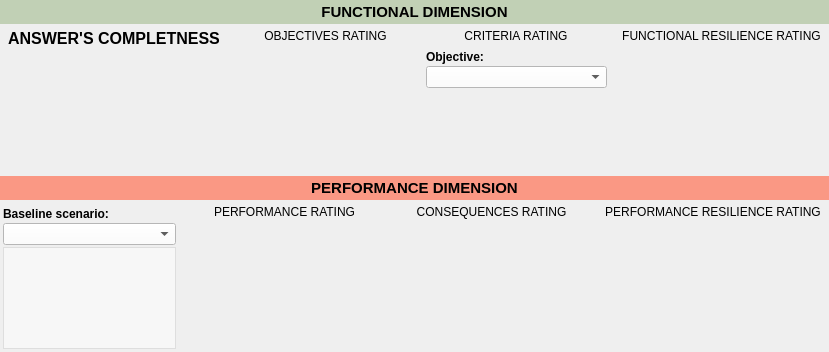
        <widget class="QWidget" name="Page5_Dashboard">
         <layout class="QVBoxLayout" name="verticalLayout_11">
          <property name="spacing">
           <number>5</number>
          </property>
          <property name="leftMargin">
           <number>0</number>
          </property>
          <property name="topMargin">
           <number>0</number>
          </property>
          <property name="rightMargin">
           <number>0</number>
          </property>
          <property name="bottomMargin">
           <number>0</number>
          </property>
          <item>
           <layout class="QVBoxLayout" name="DashboardMain_VLayout" stretch="0,1,0,1">
            <property name="spacing">
             <number>0</number>
            </property>
            <property name="leftMargin">
             <number>0</number>
            </property>
            <item>
             <widget class="QWidget" name="Label1_Functional" native="true">
              <property name="styleSheet">
               <string notr="true">background-color: #FFC1D0B5</string>
              </property>
              <layout class="QVBoxLayout" name="verticalLayout_16">
               <property name="spacing">
                <number>0</number>
               </property>
               <property name="leftMargin">
                <number>0</number>
               </property>
               <property name="topMargin">
                <number>3</number>
               </property>
               <property name="rightMargin">
                <number>0</number>
               </property>
               <property name="bottomMargin">
                <number>3</number>
               </property>
               <item>
                <widget class="QLabel" name="label_9">
                 <property name="text">
                  <string>&lt;html&gt;&lt;head/&gt;&lt;body&gt;&lt;p align=&quot;center&quot;&gt;&lt;span style=&quot; font-size:11pt; font-weight:700;&quot;&gt;FUNCTIONAL DIMENSION&lt;/span&gt;&lt;/p&gt;&lt;/body&gt;&lt;/html&gt;</string>
                 </property>
                 <property name="alignment">
                  <set>Qt::AlignCenter</set>
                 </property>
                </widget>
               </item>
              </layout>
             </widget>
            </item>
            <item>
             <widget class="QWidget" name="VLayout_Functional" native="true">
              <layout class="QHBoxLayout" name="horizontalLayout_2" stretch="1,2,2,2">
               <property name="spacing">
                <number>10</number>
               </property>
               <property name="leftMargin">
                <number>3</number>
               </property>
               <property name="topMargin">
                <number>0</number>
               </property>
               <property name="rightMargin">
                <number>3</number>
               </property>
               <property name="bottomMargin">
                <number>3</number>
               </property>
               <item>
                <layout class="QVBoxLayout" name="verticalLayout_17" stretch="0,1">
                 <property name="spacing">
                  <number>5</number>
                 </property>
                 <property name="sizeConstraint">
                  <enum>QLayout::SetDefaultConstraint</enum>
                 </property>
                 <item>
                  <widget class="QLabel" name="label_8">
                   <property name="sizePolicy">
                    <sizepolicy hsizetype="Expanding" vsizetype="Preferred">
                     <horstretch>0</horstretch>
                     <verstretch>0</verstretch>
                    </sizepolicy>
                   </property>
                   <property name="font">
                    <font>
                     <family>Segoe UI</family>
                     <pointsize>12</pointsize>
                     <italic>false</italic>
                     <bold>true</bold>
                    </font>
                   </property>
                   <property name="styleSheet">
                    <string notr="true">font: 700 12pt &quot;Segoe UI&quot;;
padding: 5px</string>
                   </property>
                   <property name="text">
                    <string>ANSWER'S COMPLETNESS</string>
                   </property>
                   <property name="scaledContents">
                    <bool>true</bool>
                   </property>
                   <property name="alignment">
                    <set>Qt::AlignCenter</set>
                   </property>
                   <property name="wordWrap">
                    <bool>false</bool>
                   </property>
                  </widget>
                 </item>
                 <item>
                  <widget class="QWidget" name="FDC_Widget" native="true">
                   <property name="sizePolicy">
                    <sizepolicy hsizetype="Preferred" vsizetype="Preferred">
                     <horstretch>0</horstretch>
                     <verstretch>0</verstretch>
                    </sizepolicy>
                   </property>
                   <property name="styleSheet">
                    <string notr="true"/>
                   </property>
                  </widget>
                 </item>
                </layout>
               </item>
               <item>
                <layout class="QVBoxLayout" name="verticalLayout_23" stretch="0,1">
                 <property name="spacing">
                  <number>5</number>
                 </property>
                 <item>
                  <widget class="QLabel" name="label_3">
                   <property name="styleSheet">
                    <string notr="true">font: 700 12pt &quot;Segoe UI&quot;;
padding: 5px</string>
                   </property>
                   <property name="text">
                    <string>OBJECTIVES RATING</string>
                   </property>
                   <property name="scaledContents">
                    <bool>false</bool>
                   </property>
                   <property name="alignment">
                    <set>Qt::AlignCenter</set>
                   </property>
                   <property name="wordWrap">
                    <bool>false</bool>
                   </property>
                  </widget>
                 </item>
                 <item>
                  <widget class="QWidget" name="FOR_Widget" native="true">
                   <property name="styleSheet">
                    <string notr="true"/>
                   </property>
                  </widget>
                 </item>
                </layout>
               </item>
               <item>
                <layout class="QVBoxLayout" name="verticalLayout_22" stretch="0,0,0,1">
                 <property name="spacing">
                  <number>2</number>
                 </property>
                 <item alignment="Qt::AlignHCenter">
                  <widget class="QLabel" name="label_10">
                   <property name="styleSheet">
                    <string notr="true">font: 700 12pt &quot;Segoe UI&quot;;
padding: 5px</string>
                   </property>
                   <property name="text">
                    <string>CRITERIA RATING</string>
                   </property>
                   <property name="alignment">
                    <set>Qt::AlignCenter</set>
                   </property>
                   <property name="wordWrap">
                    <bool>false</bool>
                   </property>
                  </widget>
                 </item>
                 <item alignment="Qt::AlignTop">
                  <widget class="QLabel" name="label_4">
                   <property name="sizePolicy">
                    <sizepolicy hsizetype="Minimum" vsizetype="Preferred">
                     <horstretch>0</horstretch>
                     <verstretch>0</verstretch>
                    </sizepolicy>
                   </property>
                   <property name="text">
                    <string>&lt;html&gt;&lt;head/&gt;&lt;body&gt;&lt;p&gt;&lt;span style=&quot; font-weight:700;&quot;&gt;Objective:&lt;/span&gt;&lt;/p&gt;&lt;/body&gt;&lt;/html&gt;</string>
                   </property>
                  </widget>
                 </item>
                 <item alignment="Qt::AlignTop">
                  <widget class="QComboBox" name="FCR_ComboBox">
                   <property name="sizePolicy">
                    <sizepolicy hsizetype="Minimum" vsizetype="Fixed">
                     <horstretch>0</horstretch>
                     <verstretch>0</verstretch>
                    </sizepolicy>
                   </property>
                   <property name="minimumSize">
                    <size>
                     <width>0</width>
                     <height>0</height>
                    </size>
                   </property>
                   <property name="maximumSize">
                    <size>
                     <width>16777215</width>
                     <height>16777215</height>
                    </size>
                   </property>
                   <property name="autoFillBackground">
                    <bool>false</bool>
                   </property>
                   <property name="styleSheet">
                    <string notr="true">background-color: rgb(255, 255, 255);</string>
                   </property>
                   <property name="currentText">
                    <string/>
                   </property>
                   <property name="insertPolicy">
                    <enum>QComboBox::InsertAtBottom</enum>
                   </property>
                   <property name="placeholderText">
                    <string>Select objective...</string>
                   </property>
                   <property name="frame">
                    <bool>true</bool>
                   </property>
                   <property name="modelColumn">
                    <number>0</number>
                   </property>
                  </widget>
                 </item>
                 <item>
                  <widget class="QWidget" name="FCR_Widget" native="true">
                   <property name="sizePolicy">
                    <sizepolicy hsizetype="Preferred" vsizetype="Preferred">
                     <horstretch>0</horstretch>
                     <verstretch>0</verstretch>
                    </sizepolicy>
                   </property>
                   <property name="styleSheet">
                    <string notr="true"/>
                   </property>
                  </widget>
                 </item>
                </layout>
               </item>
               <item>
                <layout class="QVBoxLayout" name="verticalLayout_21" stretch="0,1">
                 <property name="spacing">
                  <number>5</number>
                 </property>
                 <item alignment="Qt::AlignHCenter|Qt::AlignVCenter">
                  <widget class="QLabel" name="label_11">
                   <property name="styleSheet">
                    <string notr="true">font: 700 12pt &quot;Segoe UI&quot;;
padding: 5px</string>
                   </property>
                   <property name="text">
                    <string>FUNCTIONAL RESILIENCE RATING</string>
                   </property>
                   <property name="alignment">
                    <set>Qt::AlignCenter</set>
                   </property>
                   <property name="wordWrap">
                    <bool>false</bool>
                   </property>
                  </widget>
                 </item>
                 <item>
                  <widget class="QWidget" name="FRR_Widget" native="true">
                   <property name="styleSheet">
                    <string notr="true"/>
                   </property>
                  </widget>
                 </item>
                </layout>
               </item>
              </layout>
             </widget>
            </item>
            <item>
             <widget class="QWidget" name="Label2_Performance" native="true">
              <property name="styleSheet">
               <string notr="true">background-color: #FFFA9884</string>
              </property>
              <layout class="QVBoxLayout" name="verticalLayout_18" stretch="0">
               <property name="spacing">
                <number>0</number>
               </property>
               <property name="leftMargin">
                <number>0</number>
               </property>
               <property name="topMargin">
                <number>3</number>
               </property>
               <property name="rightMargin">
                <number>0</number>
               </property>
               <property name="bottomMargin">
                <number>3</number>
               </property>
               <item>
                <widget class="QLabel" name="label_6">
                 <property name="text">
                  <string>&lt;html&gt;&lt;head/&gt;&lt;body&gt;&lt;p align=&quot;center&quot;&gt;&lt;span style=&quot; font-size:11pt; font-weight:700;&quot;&gt;PERFORMANCE DIMENSION&lt;/span&gt;&lt;/p&gt;&lt;/body&gt;&lt;/html&gt;</string>
                 </property>
                 <property name="alignment">
                  <set>Qt::AlignCenter</set>
                 </property>
                </widget>
               </item>
              </layout>
             </widget>
            </item>
            <item>
             <widget class="QWidget" name="VLayout_Performance" native="true">
              <layout class="QHBoxLayout" name="horizontalLayout_3" stretch="1,2,2,2">
               <property name="spacing">
                <number>10</number>
               </property>
               <property name="sizeConstraint">
                <enum>QLayout::SetDefaultConstraint</enum>
               </property>
               <property name="leftMargin">
                <number>3</number>
               </property>
               <property name="topMargin">
                <number>0</number>
               </property>
               <property name="rightMargin">
                <number>3</number>
               </property>
               <property name="bottomMargin">
                <number>3</number>
               </property>
               <item>
                <layout class="QVBoxLayout" name="verticalLayout_24" stretch="2,2,10">
                 <property name="spacing">
                  <number>2</number>
                 </property>
                 <item alignment="Qt::AlignBottom">
                  <widget class="QLabel" name="label_7">
                   <property name="sizePolicy">
                    <sizepolicy hsizetype="Expanding" vsizetype="Preferred">
                     <horstretch>0</horstretch>
                     <verstretch>0</verstretch>
                    </sizepolicy>
                   </property>
                   <property name="text">
                    <string>&lt;html&gt;&lt;head/&gt;&lt;body&gt;&lt;p&gt;&lt;span style=&quot; font-weight:700;&quot;&gt;Baseline scenario:&lt;/span&gt;&lt;/p&gt;&lt;/body&gt;&lt;/html&gt;</string>
                   </property>
                   <property name="alignment">
                    <set>Qt::AlignLeading|Qt::AlignLeft|Qt::AlignVCenter</set>
                   </property>
                  </widget>
                 </item>
                 <item alignment="Qt::AlignVCenter">
                  <widget class="QComboBox" name="PSS_ComboBox">
                   <property name="sizePolicy">
                    <sizepolicy hsizetype="Maximum" vsizetype="Fixed">
                     <horstretch>0</horstretch>
                     <verstretch>0</verstretch>
                    </sizepolicy>
                   </property>
                   <property name="minimumSize">
                    <size>
                     <width>0</width>
                     <height>0</height>
                    </size>
                   </property>
                   <property name="maximumSize">
                    <size>
                     <width>16777215</width>
                     <height>16777215</height>
                    </size>
                   </property>
                   <property name="autoFillBackground">
                    <bool>false</bool>
                   </property>
                   <property name="styleSheet">
                    <string notr="true">background-color: rgb(255, 255, 255);</string>
                   </property>
                   <property name="currentText">
                    <string/>
                   </property>
                   <property name="placeholderText">
                    <string>Select baseline scenario...</string>
                   </property>
                   <property name="frame">
                    <bool>true</bool>
                   </property>
                  </widget>
                 </item>
                 <item alignment="Qt::AlignLeft|Qt::AlignVCenter">
                  <widget class="QListView" name="PSS_ScenarioList">
                   <property name="sizePolicy">
                    <sizepolicy hsizetype="Expanding" vsizetype="Expanding">
                     <horstretch>0</horstretch>
                     <verstretch>0</verstretch>
                    </sizepolicy>
                   </property>
                   <property name="minimumSize">
                    <size>
                     <width>0</width>
                     <height>0</height>
                    </size>
                   </property>
                   <property name="maximumSize">
                    <size>
                     <width>16777215</width>
                     <height>16777215</height>
                    </size>
                   </property>
                   <property name="styleSheet">
                    <string notr="true">font: 9pt &quot;Segoe UI&quot;;
background-color: rgba(255, 255, 255, 128);</string>
                   </property>
                   <property name="editTriggers">
                    <set>QAbstractItemView::NoEditTriggers</set>
                   </property>
                   <property name="showDropIndicator" stdset="0">
                    <bool>false</bool>
                   </property>
                   <property name="selectionMode">
                    <enum>QAbstractItemView::MultiSelection</enum>
                   </property>
                   <property name="movement">
                    <enum>QListView::Static</enum>
                   </property>
                   <property name="resizeMode">
                    <enum>QListView::Fixed</enum>
                   </property>
                   <property name="layoutMode">
                    <enum>QListView::SinglePass</enum>
                   </property>
                   <property name="uniformItemSizes">
                    <bool>true</bool>
                   </property>
                   <property name="batchSize">
                    <number>100</number>
                   </property>
                   <property name="wordWrap">
                    <bool>true</bool>
                   </property>
                  </widget>
                 </item>
                </layout>
               </item>
               <item>
                <layout class="QVBoxLayout" name="verticalLayout_25" stretch="0,1">
                 <property name="spacing">
                  <number>5</number>
                 </property>
                 <item>
                  <widget class="QLabel" name="label_13">
                   <property name="styleSheet">
                    <string notr="true">font: 700 12pt &quot;Segoe UI&quot;;
padding: 5px</string>
                   </property>
                   <property name="text">
                    <string>PERFORMANCE RATING</string>
                   </property>
                   <property name="alignment">
                    <set>Qt::AlignCenter</set>
                   </property>
                   <property name="wordWrap">
                    <bool>false</bool>
                   </property>
                  </widget>
                 </item>
                 <item>
                  <widget class="QWidget" name="SPR_Widget" native="true">
                   <property name="styleSheet">
                    <string notr="true"/>
                   </property>
                  </widget>
                 </item>
                </layout>
               </item>
               <item>
                <layout class="QVBoxLayout" name="verticalLayout_26" stretch="0,1">
                 <property name="spacing">
                  <number>5</number>
                 </property>
                 <item>
                  <widget class="QLabel" name="label_14">
                   <property name="styleSheet">
                    <string notr="true">font: 700 12pt &quot;Segoe UI&quot;;
padding: 5px</string>
                   </property>
                   <property name="text">
                    <string>CONSEQUENCES RATING</string>
                   </property>
                   <property name="alignment">
                    <set>Qt::AlignCenter</set>
                   </property>
                   <property name="wordWrap">
                    <bool>false</bool>
                   </property>
                  </widget>
                 </item>
                 <item>
                  <widget class="QWidget" name="SCR_Widget" native="true">
                   <property name="styleSheet">
                    <string notr="true"/>
                   </property>
                  </widget>
                 </item>
                </layout>
               </item>
               <item>
                <layout class="QVBoxLayout" name="verticalLayout_27" stretch="0,1">
                 <property name="spacing">
                  <number>5</number>
                 </property>
                 <item>
                  <widget class="QLabel" name="label_15">
                   <property name="styleSheet">
                    <string notr="true">font: 700 12pt &quot;Segoe UI&quot;;
padding: 5px</string>
                   </property>
                   <property name="text">
                    <string>PERFORMANCE RESILIENCE RATING</string>
                   </property>
                   <property name="alignment">
                    <set>Qt::AlignCenter</set>
                   </property>
                   <property name="wordWrap">
                    <bool>false</bool>
                   </property>
                  </widget>
                 </item>
                 <item>
                  <widget class="QWidget" name="PRR_Widget" native="true">
                   <property name="styleSheet">
                    <string notr="true"/>
                   </property>
                  </widget>
                 </item>
                </layout>
               </item>
              </layout>
             </widget>
            </item>
           </layout>
          </item>
         </layout>
        </widget>
